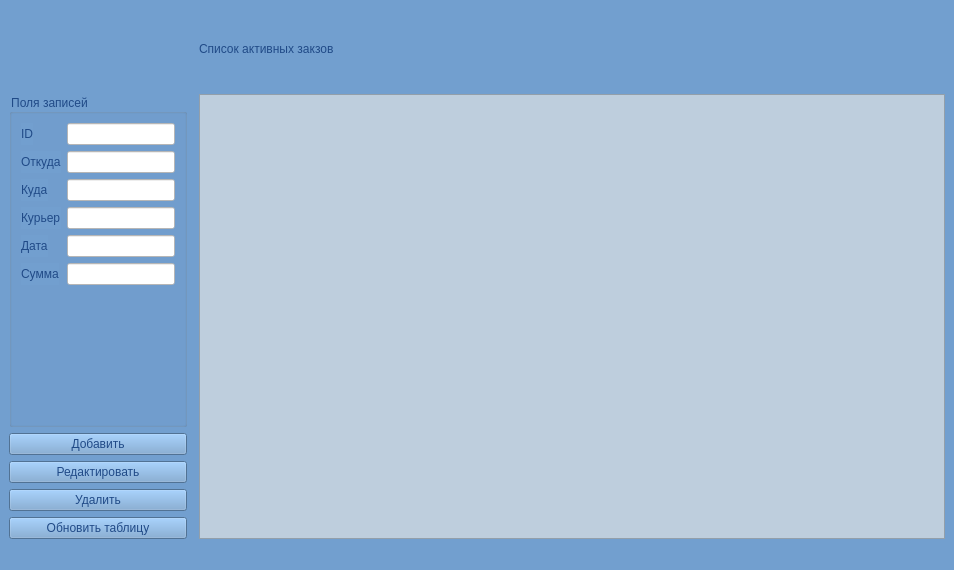
<?xml version="1.0" encoding="UTF-8"?>
<ui version="4.0">
 <class>orders</class>
 <widget class="QMainWindow" name="orders">
  <property name="geometry">
   <rect>
    <x>0</x>
    <y>0</y>
    <width>954</width>
    <height>570</height>
   </rect>
  </property>
  <property name="windowTitle">
   <string>MainWindow</string>
  </property>
  <property name="styleSheet">
   <string notr="true">background-color: rgb(114, 159, 207);</string>
  </property>
  <widget class="QWidget" name="centralwidget">
   <layout class="QGridLayout" name="gridLayout">
    <item row="1" column="4">
     <spacer name="horizontalSpacer_2">
      <property name="orientation">
       <enum>Qt::Horizontal</enum>
      </property>
      <property name="sizeHint" stdset="0">
       <size>
        <width>40</width>
        <height>20</height>
       </size>
      </property>
     </spacer>
    </item>
    <item row="2" column="0" rowspan="4" colspan="2">
     <widget class="QGroupBox" name="groupBox">
      <property name="styleSheet">
       <string notr="true">font: 63 italic 15pt &quot;URW Bookman&quot;;
color: rgb(32, 74, 135);</string>
      </property>
      <property name="title">
       <string>Поля записей</string>
      </property>
      <layout class="QFormLayout" name="formLayout_2">
       <item row="0" column="0">
        <widget class="QLabel" name="label_2">
         <property name="text">
          <string>ID</string>
         </property>
        </widget>
       </item>
       <item row="0" column="1">
        <widget class="QLineEdit" name="idline">
         <property name="styleSheet">
          <string notr="true">background-color: rgb(255, 255, 255);</string>
         </property>
        </widget>
       </item>
       <item row="1" column="0">
        <widget class="QLabel" name="label_3">
         <property name="text">
          <string>Откуда</string>
         </property>
        </widget>
       </item>
       <item row="1" column="1">
        <widget class="QLineEdit" name="fromline">
         <property name="styleSheet">
          <string notr="true">background-color: rgb(255, 255, 255);</string>
         </property>
        </widget>
       </item>
       <item row="2" column="0">
        <widget class="QLabel" name="label_4">
         <property name="text">
          <string>Куда</string>
         </property>
        </widget>
       </item>
       <item row="2" column="1">
        <widget class="QLineEdit" name="whereline">
         <property name="styleSheet">
          <string notr="true">background-color: rgb(255, 255, 255);</string>
         </property>
        </widget>
       </item>
       <item row="3" column="0">
        <widget class="QLabel" name="label_5">
         <property name="text">
          <string>Курьер</string>
         </property>
        </widget>
       </item>
       <item row="3" column="1">
        <widget class="QLineEdit" name="courierline">
         <property name="styleSheet">
          <string notr="true">background-color: rgb(255, 255, 255);</string>
         </property>
        </widget>
       </item>
       <item row="4" column="0">
        <widget class="QLabel" name="label_6">
         <property name="text">
          <string>Дата</string>
         </property>
        </widget>
       </item>
       <item row="4" column="1">
        <widget class="QLineEdit" name="dateline">
         <property name="styleSheet">
          <string notr="true">background-color: rgb(255, 255, 255);</string>
         </property>
        </widget>
       </item>
       <item row="5" column="1">
        <widget class="QLineEdit" name="sumline">
         <property name="styleSheet">
          <string notr="true">background-color: rgb(255, 255, 255);</string>
         </property>
         <property name="text">
          <string/>
         </property>
        </widget>
       </item>
       <item row="5" column="0">
        <widget class="QLabel" name="label_7">
         <property name="text">
          <string>Сумма</string>
         </property>
        </widget>
       </item>
      </layout>
     </widget>
    </item>
    <item row="2" column="3" rowspan="8" colspan="2">
     <widget class="QTableView" name="OrdersTable">
      <property name="styleSheet">
       <string notr="true">background-color: rgb(190, 206, 221);
font: 63 italic 15pt &quot;URW Bookman&quot;;
color: rgb(32, 74, 135);</string>
      </property>
     </widget>
    </item>
    <item row="1" column="1" colspan="2">
     <spacer name="horizontalSpacer">
      <property name="orientation">
       <enum>Qt::Horizontal</enum>
      </property>
      <property name="sizeHint" stdset="0">
       <size>
        <width>40</width>
        <height>20</height>
       </size>
      </property>
     </spacer>
    </item>
    <item row="1" column="3">
     <widget class="QLabel" name="label">
      <property name="styleSheet">
       <string notr="true">font: 63 italic 25pt &quot;URW Bookman&quot;;
color: rgb(32, 74, 135);</string>
      </property>
      <property name="text">
       <string>Список активных закзов</string>
      </property>
     </widget>
    </item>
    <item row="6" column="0" colspan="2">
     <widget class="QPushButton" name="add">
      <property name="styleSheet">
       <string notr="true">font: 63 italic 15pt &quot;URW Bookman&quot;;
color: rgb(32, 74, 135);</string>
      </property>
      <property name="text">
       <string>Добавить</string>
      </property>
     </widget>
    </item>
    <item row="7" column="0" colspan="2">
     <widget class="QPushButton" name="edit">
      <property name="styleSheet">
       <string notr="true">font: 63 italic 15pt &quot;URW Bookman&quot;;
color: rgb(32, 74, 135);</string>
      </property>
      <property name="text">
       <string>Редактировать</string>
      </property>
     </widget>
    </item>
    <item row="8" column="0" colspan="2">
     <widget class="QPushButton" name="delete_2">
      <property name="styleSheet">
       <string notr="true">font: 63 italic 15pt &quot;URW Bookman&quot;;
color: rgb(32, 74, 135);</string>
      </property>
      <property name="text">
       <string>Удалить</string>
      </property>
     </widget>
    </item>
    <item row="9" column="0" colspan="2">
     <widget class="QPushButton" name="reload">
      <property name="styleSheet">
       <string notr="true">font: 63 italic 15pt &quot;URW Bookman&quot;;
color: rgb(32, 74, 135);</string>
      </property>
      <property name="text">
       <string>Обновить таблицу</string>
      </property>
     </widget>
    </item>
   </layout>
  </widget>
  <widget class="QMenuBar" name="menubar">
   <property name="geometry">
    <rect>
     <x>0</x>
     <y>0</y>
     <width>954</width>
     <height>22</height>
    </rect>
   </property>
  </widget>
  <widget class="QStatusBar" name="statusbar"/>
 </widget>
 <resources/>
 <connections/>
</ui>
